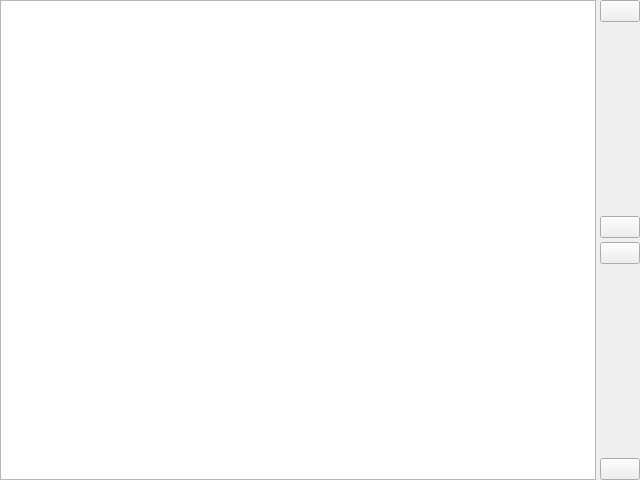
<?xml version="1.0" encoding="UTF-8"?>
<ui version="4.0">
 <class>WListEditor</class>
 <widget class="QWidget" name="WListEditor">
  <property name="geometry">
   <rect>
    <x>0</x>
    <y>0</y>
    <width>640</width>
    <height>480</height>
   </rect>
  </property>
  <property name="windowTitle">
   <string>Form</string>
  </property>
  <layout class="QGridLayout" name="gridLayout">
   <property name="leftMargin">
    <number>0</number>
   </property>
   <property name="topMargin">
    <number>0</number>
   </property>
   <property name="rightMargin">
    <number>0</number>
   </property>
   <property name="bottomMargin">
    <number>0</number>
   </property>
   <property name="spacing">
    <number>4</number>
   </property>
   <item row="0" column="0" rowspan="6">
    <widget class="QListView" name="listView"/>
   </item>
   <item row="0" column="1">
    <widget class="QPushButton" name="addButton">
     <property name="icon">
      <iconset resource="../resources/findgrep.qrc">
       <normaloff>:/icons/plus.svg</normaloff>:/icons/plus.svg</iconset>
     </property>
    </widget>
   </item>
   <item row="1" column="1">
    <spacer name="verticalSpacer_2">
     <property name="orientation">
      <enum>Qt::Vertical</enum>
     </property>
     <property name="sizeHint" stdset="0">
      <size>
       <width>20</width>
       <height>177</height>
      </size>
     </property>
    </spacer>
   </item>
   <item row="2" column="1">
    <widget class="QPushButton" name="upButton">
     <property name="icon">
      <iconset resource="../resources/findgrep.qrc">
       <normaloff>:/icons/up.svg</normaloff>:/icons/up.svg</iconset>
     </property>
    </widget>
   </item>
   <item row="3" column="1">
    <widget class="QPushButton" name="downButton">
     <property name="icon">
      <iconset resource="../resources/findgrep.qrc">
       <normaloff>:/icons/down.svg</normaloff>:/icons/down.svg</iconset>
     </property>
    </widget>
   </item>
   <item row="4" column="1">
    <spacer name="verticalSpacer">
     <property name="orientation">
      <enum>Qt::Vertical</enum>
     </property>
     <property name="sizeHint" stdset="0">
      <size>
       <width>20</width>
       <height>177</height>
      </size>
     </property>
    </spacer>
   </item>
   <item row="5" column="1">
    <widget class="QPushButton" name="removeButton">
     <property name="icon">
      <iconset resource="../resources/findgrep.qrc">
       <normaloff>:/icons/minus.svg</normaloff>:/icons/minus.svg</iconset>
     </property>
    </widget>
   </item>
  </layout>
 </widget>
 <tabstops>
  <tabstop>listView</tabstop>
  <tabstop>addButton</tabstop>
  <tabstop>upButton</tabstop>
  <tabstop>downButton</tabstop>
  <tabstop>removeButton</tabstop>
 </tabstops>
 <resources>
  <include location="../resources/findgrep.qrc"/>
 </resources>
 <connections/>
</ui>
